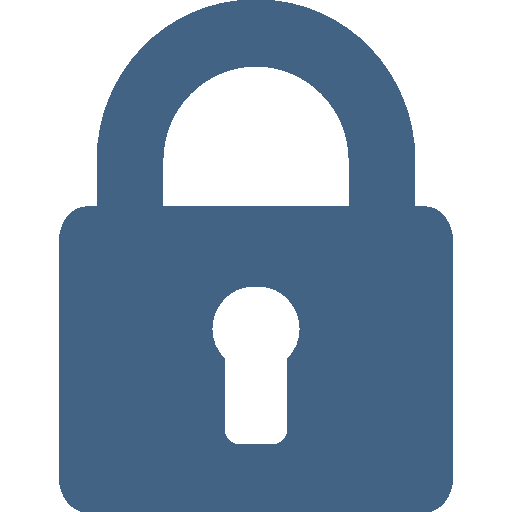
#> input picture assets/lock.png, 512 x 512 px, found by its file name; its folder holds 9 pictures in this run
$ python -i SecureNotes.py   (imports and definitions only)   (older library calls are emulated)
#> lines starting #> are read from the running program, lines starting #| are printed output that depends on the picture
from os import unlink
import tkinter as tk
from tkinter import *
from typing import get_type_hints
from PIL import Image, ImageTk
import traceback
import tkinter.font as font

# [8 lines left out: function rootdestroy, not called in this run]
def rootdefine():
	global darkmodetemp
	global darkmodecolour
	global lightmodecolour
	global autosavetemp
	global root

	#reading settings files before start (to apply darkmode)
	try:
		with open("assets/settings.scn") as settingsfile:
			notes = (settingsfile.readlines())
			autosavetemp = str(notes[0])
			darkmodetemp = str(notes[1])

		#setting dark mode colour
		if darkmodetemp.strip().lower() == "true":
			darkmodecolour = "gray10"
			lightmodecolour = "snow"
		else:
			darkmodecolour = "snow"
			lightmodecolour = "gray10"

	except:
		traceback.print_exc()
		with open("assets/settings.scn", "x") as temp:
			pass
		with open("assets/settings.scn", "w") as idekanymore:
			idekanymore.write("False")
			idekanymore.write("\n")
			idekanymore.write("True")

		with open("assets/settings.scn") as settingsfile:
			notes = (settingsfile.readlines())
			autosavetemp = str(notes[0])
			darkmodetemp = str(notes[1])

		#setting dark mode colour
		if darkmodetemp.strip().lower() == "true":
			darkmodecolour = "gray10"
			lightmodecolour = "snow"
		else:
			darkmodecolour = "snow"
			lightmodecolour = "gray10"

	root = tk.Tk()
	root.title("SecureNotes Login ")
	try:
		root.configure(bg= darkmodecolour)
	except:
		root.configure(bg = "gray10")
	root.resizable(0,0)
	root.geometry('500x400')
	program()

def program():
	global logins
	global encrypt_table
	global decrypt_table

	global isempty
	isempty = False
	password = StringVar()
	username = StringVar()
	logins = {}
	global autosave
	global darkmode
	darkmode = "True"
	global PaschaHuevo
	PaschaHuevo = ''


	#creating font
	deffont = font.Font(family = "arial", size="1")


	#Importing Images

	load = Image.open("assets\lock.png")
#> load is the input picture: PIL image 512x512 RGBA; mean R, G, B, A 110.3, 135, 161.1, 138.2
	load = load.resize((64, 64), Image.ANTIALIAS)
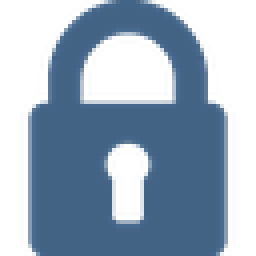
#> load: PIL image 64x64 RGBA (shown 4 times larger); mean R, G, B, A 42.7, 62.7, 85.2, 138.2; transparent parts drawn white
	lock = ImageTk.PhotoImage(load)

	signinbutton = Image.open("assets\sign_in.png")
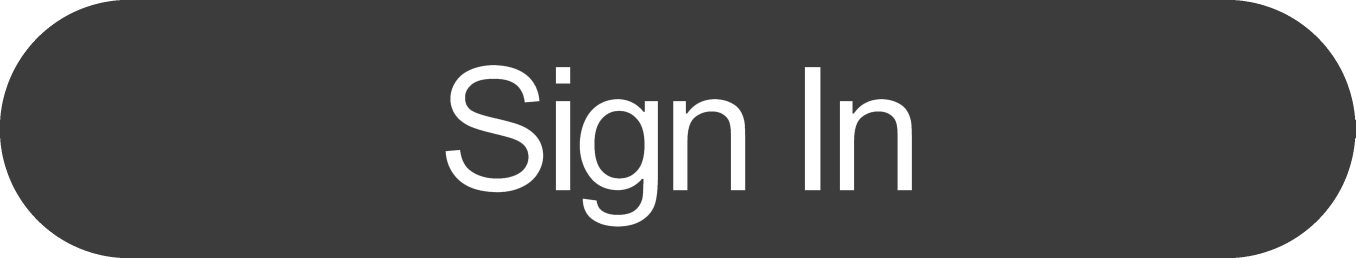
#> input picture assets/sign_in.png, 4066 x 774 px, found by its file name (shown at 1/3 size)
#> signinbutton is the input picture: PIL image 4066x774 RGBA; mean R, G, B, A 70.4, 70.4, 70.4, 244.7
	signinbutton = signinbutton.resize((131, 25), Image.ANTIALIAS)
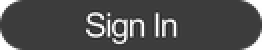
#> signinbutton: PIL image 131x25 RGBA (shown 2 times larger); mean R, G, B, A 69.2, 69.2, 69.2, 244.8; transparent parts drawn white
	sibutton = ImageTk.PhotoImage(signinbutton)

	signupbutton = Image.open("assets\sign_up.png")
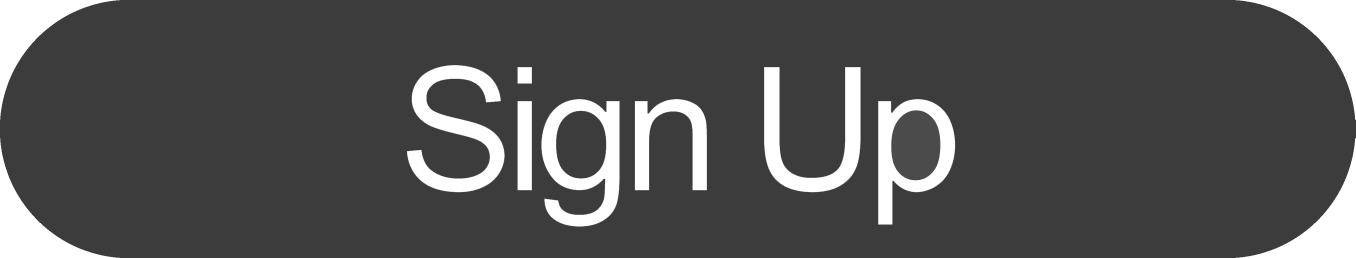
#> input picture assets/sign_up.png, 4066 x 774 px, found by its file name (shown at 1/3 size)
#> signupbutton is the input picture: PIL image 4066x774 RGBA; mean R, G, B, A 72.3, 72.3, 72.3, 244.7
	signupbutton = signupbutton.resize((131, 25), Image.ANTIALIAS)
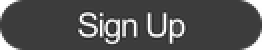
#> signupbutton: PIL image 131x25 RGBA (shown 2 times larger); mean R, G, B, A 71.1, 71.1, 71.1, 244.8; transparent parts drawn white
	subutton = ImageTk.PhotoImage(signupbutton)


	if darkmodetemp.strip() == "False":
		backimage = Image.open("assets\\box_checked_black.png")
		backimage = backimage.resize((36,33), Image.ANTIALIAS)
		boxchecked = ImageTk.PhotoImage(backimage)

		backimage = Image.open("assets\\box_unchecked_black.png")
		backimage = backimage.resize((36,33), Image.ANTIALIAS)
		boxunchecked = ImageTk.PhotoImage(backimage)

		backimage = Image.open("assets\\settings_icon_black.png")
		backimage = backimage.resize((25,25), Image.ANTIALIAS)
		settings_icon = ImageTk.PhotoImage(backimage)

		global inputbardarkmode
		inputbardarkmode = True
		load = Image.open("assets\input_bar_black.png")
		load = load.resize((400, 21), Image.ANTIALIAS)
		ib = ImageTk.PhotoImage(load)

		resbuttonimg = Image.open("assets\\restart_button_black.png")
		resbuttonimg = resbuttonimg.resize((28, 32), Image.ANTIALIAS)
		resbuttonimage = ImageTk.PhotoImage(resbuttonimg)
	else:
		inputbardarkmode = False
#> (the run stopped early here; a loop or call above may not have finished)
